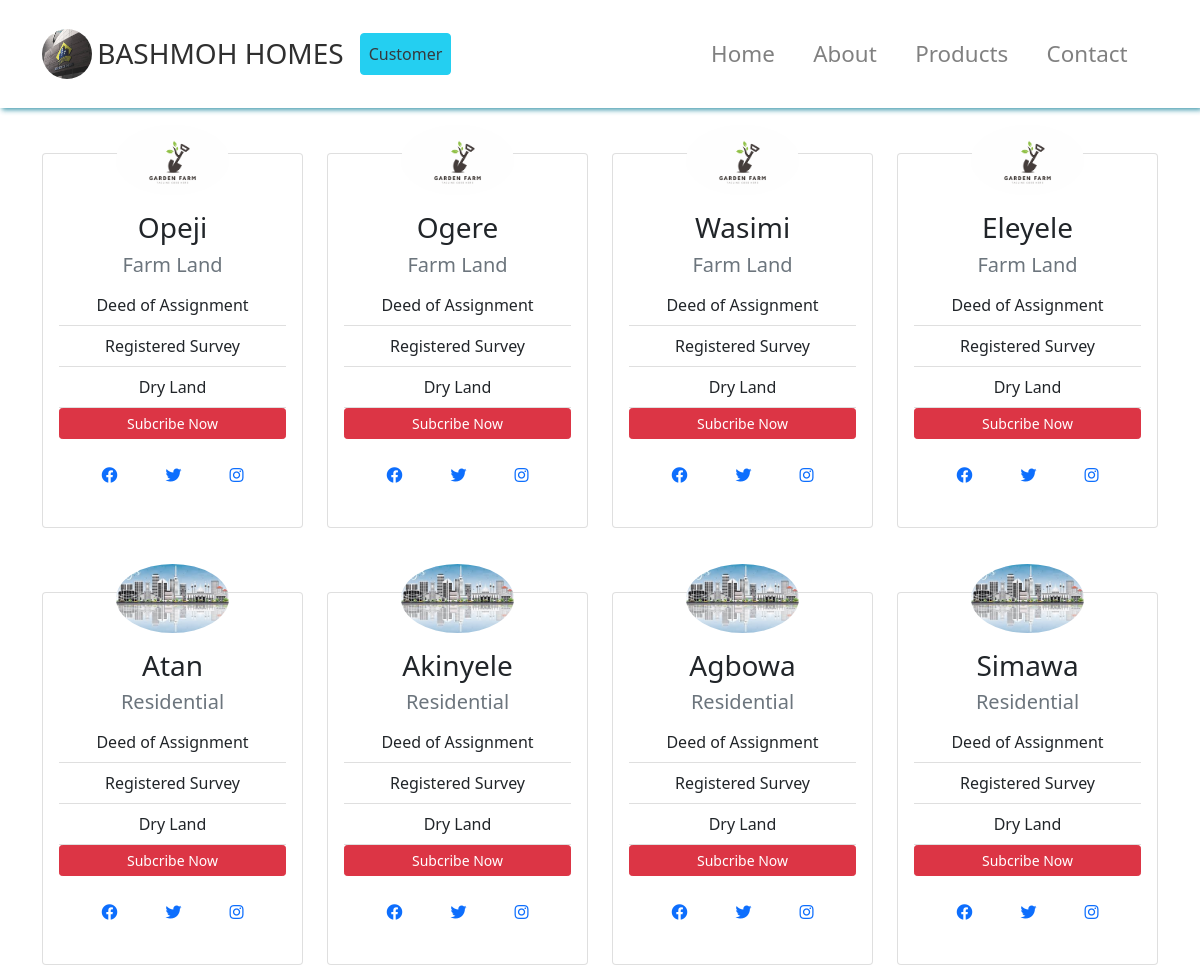
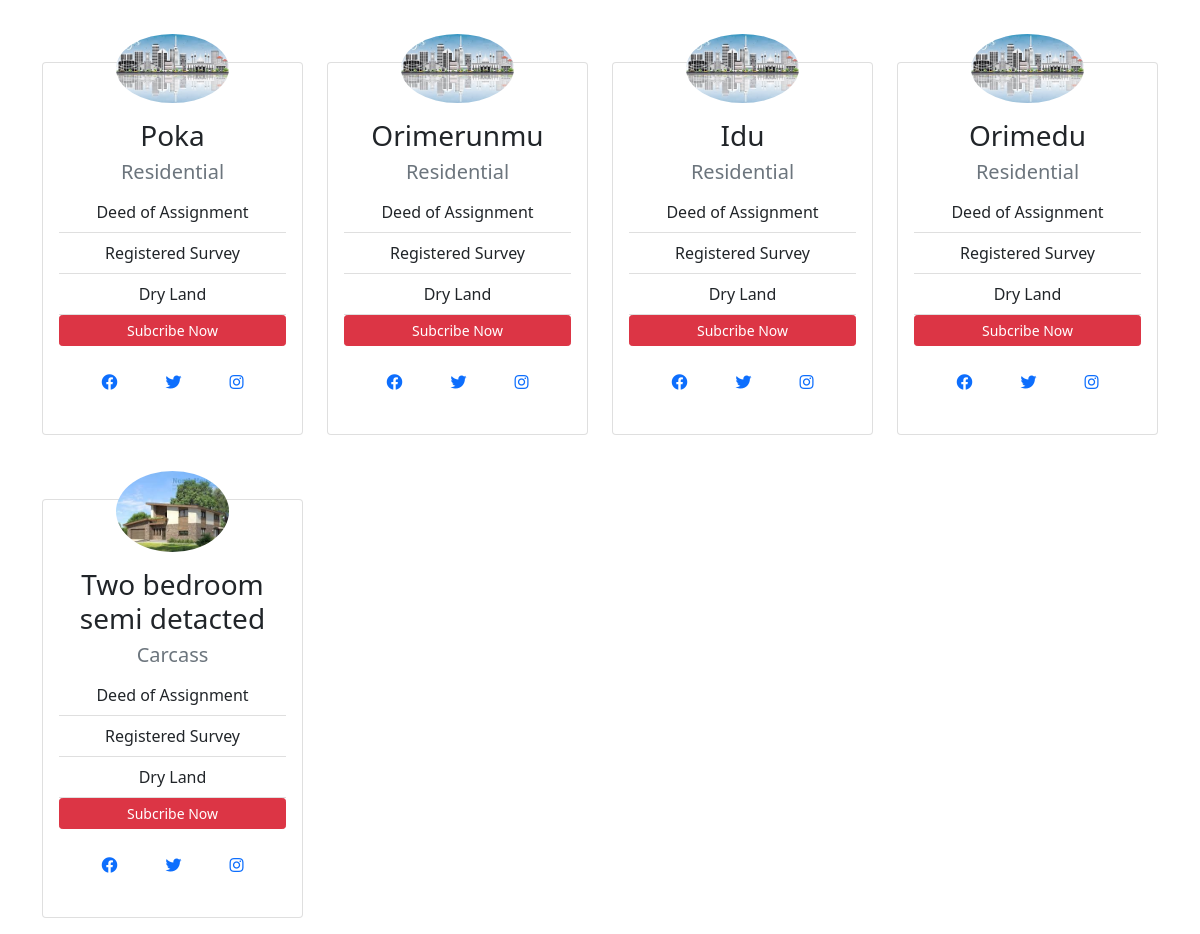
/home/products, run on the app's committed database (2 pictures, top to bottom).
### home/models.py (models this page shows, shortened)
class Product(models.Model):
    name = models.CharField(max_length=30)
    location = models.CharField(max_length=30)
    category = models.CharField(max_length=30)
    price = models.IntegerField()

### home/views.py (the view)
# urls.py: path('products',ProductListView.as_view(),name='products'),
class ProductListView(ListView):
    model = Product
    def get_queryset(self):
        queryset = Product.objects.order_by('price')
        return queryset
    def get_context_data(self, **kwargs):
        context = super().get_context_data(**kwargs)
        context['form'] = LeadForm()
        return context

### templates/home/product_list.html (shortened to what this page needs)
{% extends 'home/base.html' %}
{% load static %}
{% load bootstrap5 %}
{% block content %}
<div class="container">
  <div class="row">
    {% for product in product_list %}
    <div id="authors" class="col-lg-3 col-md-6 mb-3 mt-5 text-center">
      <div class="card">
        <div class="card-body">
          {% if product.category == 'Farm Land'%}
            <img src="{% static 'img/farm.png'%}" alt="" class="img-fluid rounded-circle w-50 mb-3">
          {% elif product.category == 'Residential' %}
            <img src="{% static 'img/la.jpeg'%}" alt="" class="img-fluid rounded-circle w-50 mb-3">
          {% else %}
            <img src="{% static 'img/carcass.jpeg'%}" alt="" class="img-fluid rounded-circle w-50 mb-3">
          {% endif %}
          <h3 class="text-center">{{ product.name }}</h3>
          <h5 class="text-muted text-center">{{ product.category }}</h5>
          <ul class="list-group list-group-flush">
            <li class="list-group-item">Deed of Assignment</li>
            <li class="list-group-item">Registered Survey</li>
            <li class="list-group-item">Dry Land</li>
            <button type="button" class="btn btn-sm btn-danger" data-bs-toggle="modal" data-bs-target="#exampleModal">
              Subcribe Now
            </button>
          </ul>
          <div class="d-flex justify-content-center">
            <div class="p-4">
              <a href="#">
                <i class="fab fa-facebook"></i>
              </a>
            </div>
            <div class="p-4">
              <a href="#">
                <i class="fab fa-twitter"></i>
              </a>
            </div>
            <div class="p-4">
              <a href="#">
                <i class="fab fa-instagram"></i>
              </a>
            </div>
          </div>
        </div>
      </div>
    </div>
    {% endfor %}
  </div>
</div>
{% endblock %}

### templates/home/base.html (shortened to what this page needs)
<!DOCTYPE html>
{% load static %}
<html lang="en">
<head>
  <link rel="stylesheet" href="https://pro.fontawesome.com/releases/v5.10.0/css/all.css"/>
  <link rel="stylesheet" href="https://pro.fontawesome.com/releases/v5.10.0/css/all.css"/>
  <link rel="stylesheet" href="{% static 'css/home/css/bootstrap.css'%}">
  <link rel="stylesheet" type="text/css" href="{% static 'css/style.css'%}">
</head>
<body id="home" data-bs-spy="scroll" data-bs-target="#main-nav">
  <nav id="main-nav" class="navbar navbar-expand-md navbar-light fixed-top py-4">
    <div class="container">
      <a href="{% url 'home:index' %}" class="navbar-brand">
        <img class="rounded-circle" src="{% static 'img/logo.jpg' %}" width="50" height="50" mt-5 pt-5 alt="">
        <h3 class="d-inline align-middle">BASHMOH HOMES</h3>
      </a>
      <div class="collapse navbar-collapse" id="navbarCollapse">
        <ul class="navbar-nav">
          {% if user.is_authenticated %}
            <li class="nav-item">
              <a class="nav-link text-danger" href="{% url 'customer:detail' user.userprofileinfo.phone_number %}">Profile</a>
            </li>
            <li class="nav-item">
                <a class="nav-link" href="{% url 'logout' %}">Logout</a>
              </li>
          {% else %}
          <li class="nav-item">
            <a href="{% url 'customer:user_login' %}" class="text-dark btn btn-info nav-link">Customer</a>
          </li>
          {% endif %}
        </ul>
        <ul class="navbar-nav ms-auto">
          <li class="nav-item">
            <a href="{% url 'home:index' %}" class="nav-link">Home</a>
          </li>
          <li class="nav-item">
            <a href="#about" class="nav-link">About</a>
          </li>
          <li class="nav-item">
            <a href="{% url 'home:products'%}" class="nav-link">Products</a>
          </li>
          <li class="nav-item">
            <a href="#contact" class="nav-link">Contact</a>
          </li>
        </ul>
      </div>
    </div>
  </nav>
  {% block content %}
  {% endblock %}
</body>
</html>

### static/css/style.css (style rules this page uses)
body { margin-top: 105px; }
.navbar { box-shadow: 2px 2px 5px #3292a6; opacity: 0.9; background: #fff; }
.navbar .nav-item { font-size: 1.4rem; padding-right: 1.4rem; }
#authors img { margin-top: -20% }

### data on the page
Product: name "Opeji", category "Farm Land"
Product: name "Ogere", category "Farm Land"
Product: name "Wasimi", category "Farm Land"
Product: name "Eleyele", category "Farm Land"
Product: name "Atan", category "Residential"
Product: name "Akinyele", category "Residential"
Product: name "Agbowa", category "Residential"
Product: name "Simawa", category "Residential"
Product: name "Poka", category "Residential"
Product: name "Orimerunmu", category "Residential"
Product: name "Idu", category "Residential"
Product: name "Orimedu", category "Residential"
Product: name "Two bedroom semi detacted", category "Carcass"
